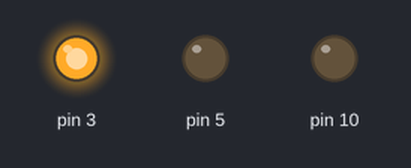
A sketch run on a simulated Arduino Uno, built with avr-gcc and run on an emulated ATmega328P. Parts: output pins drawn as LEDs (lit = HIGH).

Above: at 2.5 s.
At 6.0 s:
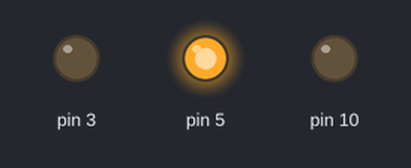
At 9.5 s:
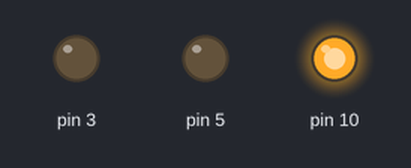
At 14.5 s:
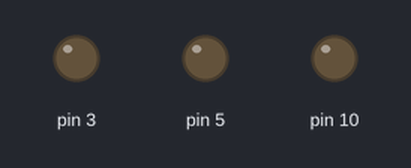
Timing chart, 0 to 22.1 s (numbered marks = the images above):
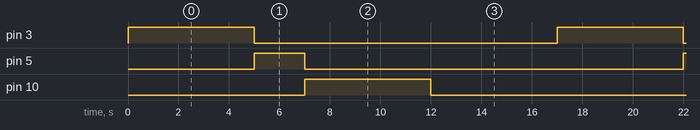

Measured:
- by itself, pin 3, pin 10: alternates HIGH for 5.0 s and LOW for 12.0 s
- by itself, pin 5: alternates HIGH for 2.0 s and LOW for 15.0 s
- by itself, everything shown: repeats every 17.0 s, in 4 steps

The sketch:

Basic_Traffic_Light.ino
```cpp
int GREEN = 3;
int YELLOW = 5;
int RED = 10;
int DELAY_GREEN = 5000;
int DELAY_YELLOW = 2000;
int DELAY_RED = 5000;

void setup()
{
  pinMode(3, OUTPUT);
  pinMode(5, OUTPUT);
  pinMode(10, OUTPUT);
}

void loop()

{
  green_light();
  delay(DELAY_GREEN);
  yellow_light();
  delay(DELAY_YELLOW);
  red_light();
  delay(DELAY_RED);
}

void green_light()
{
  digitalWrite(3, HIGH);
  digitalWrite(5, LOW);
  digitalWrite(10, LOW);
}

void yellow_light()
{
  digitalWrite(3, LOW);
  digitalWrite(5, HIGH);
  digitalWrite(10, LOW);
}

void red_light()
{
  digitalWrite(3, LOW);
  digitalWrite(5, LOW);
  digitalWrite(10, HIGH);
  delay(5000);
  digitalWrite(10,LOW);
}
```
